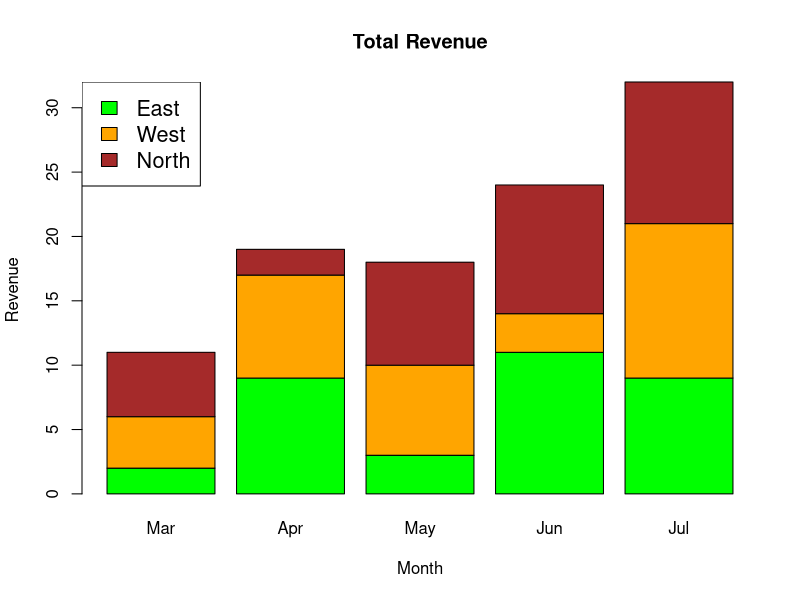

Source code (R):
# Stacked Bar chart in R using a matrix

# Create the input vectors.
colors = c("green","orange","brown")
months <- c("Mar","Apr","May","Jun","Jul")

# Create the matrix of the values.
Values <- matrix(c(2,9,3,11,9,4,8,7,3,12,5,2,8,10,11), nrow = 3, ncol = 5, byrow = TRUE)

# Create the bar chart
barplot(Values, main = "Total Revenue", names.arg = months, xlab = "Month", ylab = "Revenue", col = colors)

# Add the legend to the chart
regions <- c("East","West","North")
legend("topleft", regions, cex = 1.3, fill = colors)
